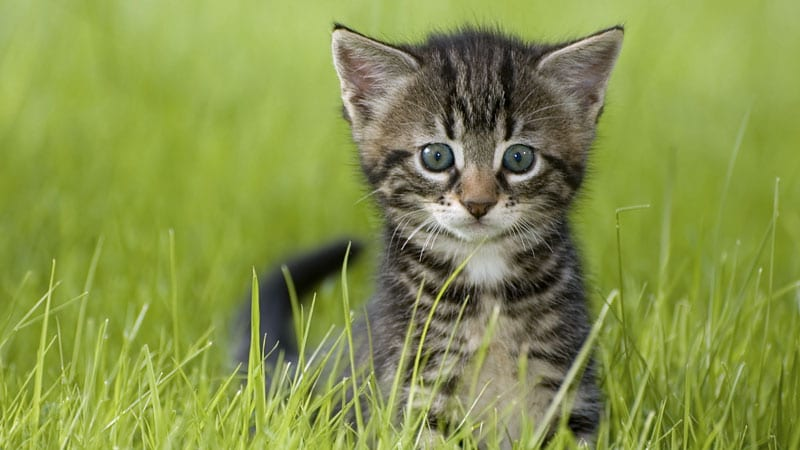
%> input picture HW1/Question5/cat.jpg, 800 x 450 px
$ octave cat_image.m   (GNU Octave 9; MATLAB toolbox functions it lacks are replaced by stand-ins)
%> lines starting %> are read from the running program, lines starting %| are printed output that depends on the picture
f = imread('cat.jpg');
%> f is the input picture: size 450x800x3 uint8; mean R, G, B 133.9, 147.2, 73.9
size(f)
%> ans = [450 800 3]
f_R = f(:,:,1);
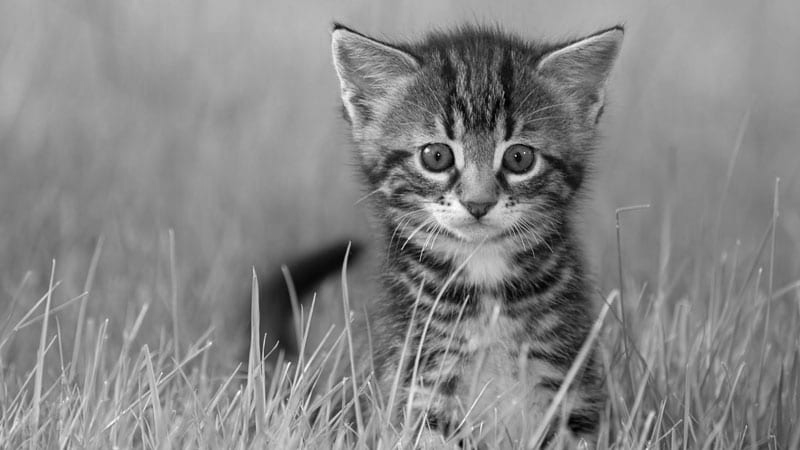
%> f_R: size 450x800 uint8; min 0, max 255, mean 133.9
f_G = f(:,:,2);
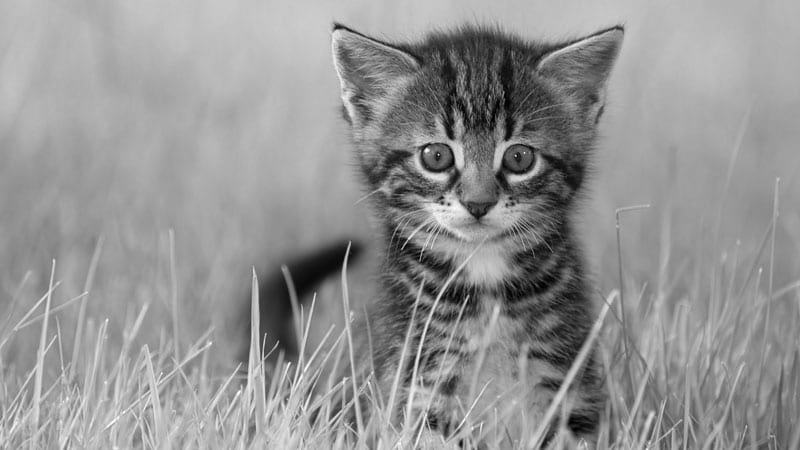
%> f_G: size 450x800 uint8; min 0, max 255, mean 147.2
f_B = f(:,:,3);
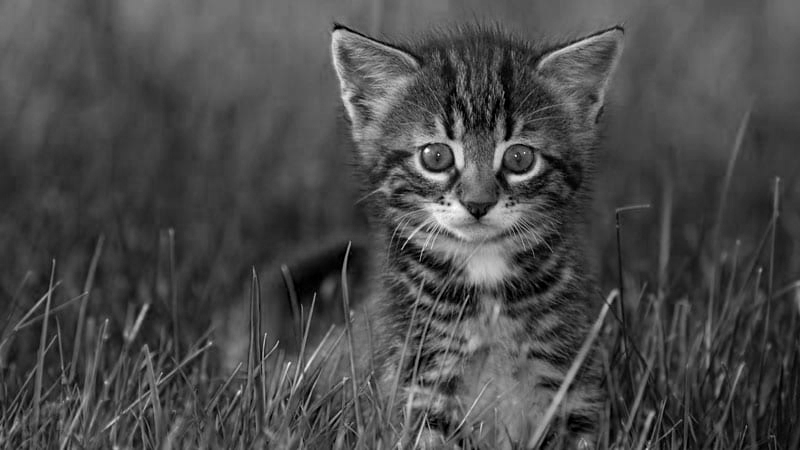
%> f_B: size 450x800 uint8; min 0, max 255, mean 73.9
f1 = cat(3,f_R,f_G,f_B); % Reconstration orginal image
g1 = cat(3,f_R,f_G,f_B*1.5); % blue is dominant
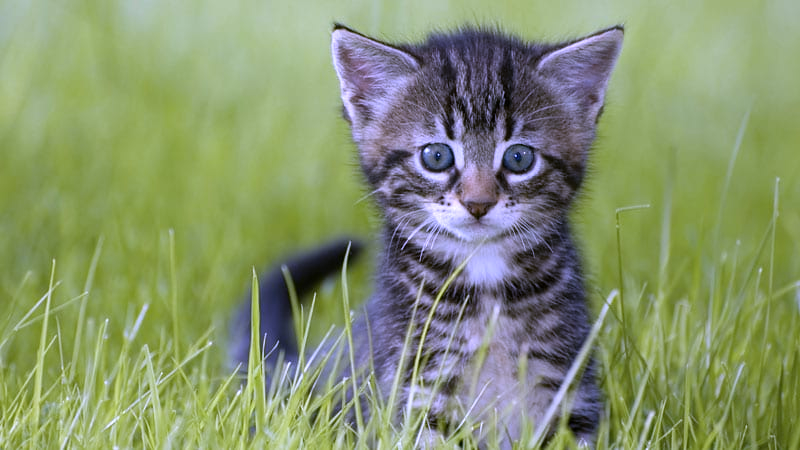
%> g1: size 450x800x3 uint8; mean R, G, B 133.9, 147.2, 110.7
g2 = cat(3,f_R,0*f_G,0*f_B); % Only Channel Red
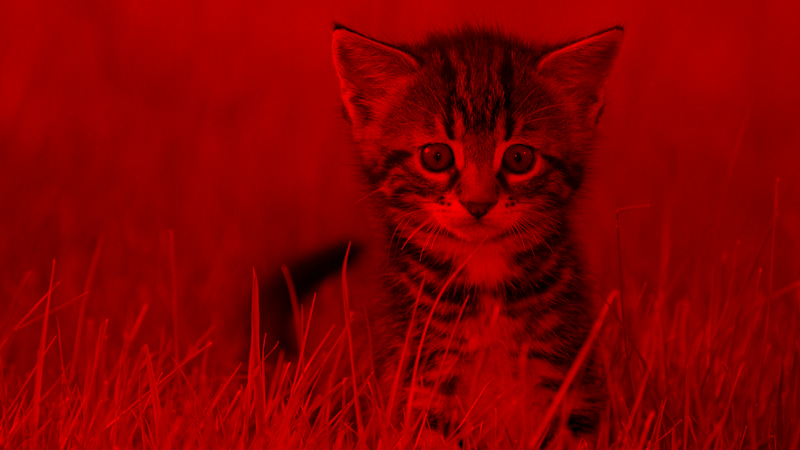
%> g2: size 450x800x3 uint8; mean R, G, B 133.9, 0, 0
g = rgb2gray(f);
figure,imshow(f1);
figure,imshow(g1);
figure,imshow(g2);
figure,imshow(g);
